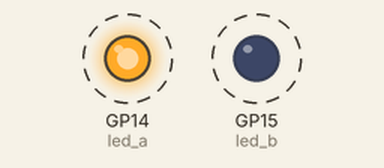
Simulated run of this program. Board: Raspberry Pi Pico running MicroPython. Shown: output pins drawn as LEDs (lit = HIGH). Dashed ring = blinking. What the program prints to the serial console is not drawn.

Above: at 0.2 s.
Timing chart, 0 to 3.0 s (numbered marks = the images above):
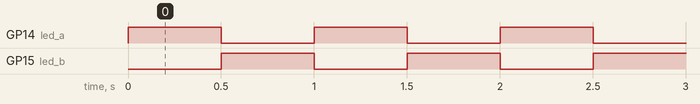

The program:

led_blink_test.py
```python
"""
Sanity-check script: just blink both diagnostic LEDs, no dial logic at all.

Use this to confirm LED wiring/polarity/resistors are correct BEFORE trying
to interpret any dial behavior. If both LEDs don't blink alternately here,
the problem is in the LED wiring, not the dial-decoding logic.

Wiring:
  LED A -> GP14 (physical pin 19) -> 330ohm resistor -> LED -> GND
  LED B -> GP15 (physical pin 20) -> 330ohm resistor -> LED -> GND
"""

import time
from machine import Pin

LED_A_PIN = 14
LED_B_PIN = 15

led_a = Pin(LED_A_PIN, Pin.OUT)
led_b = Pin(LED_B_PIN, Pin.OUT)

print("LED sanity check running: LED A and LED B should alternate every 500ms.")
print("Press Ctrl-C to stop.")

while True:
    led_a.value(1)
    led_b.value(0)
    time.sleep_ms(500)
    led_a.value(0)
    led_b.value(1)
    time.sleep_ms(500)
```

Measured:
- by itself, GP14 (led_a), GP15 (led_b): alternates HIGH for 0.50 s and LOW for 0.50 s
